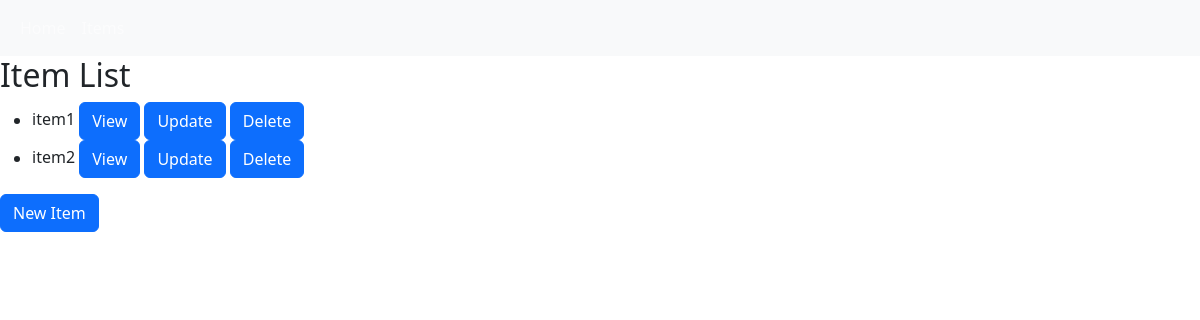
The app's page /items/, older data.
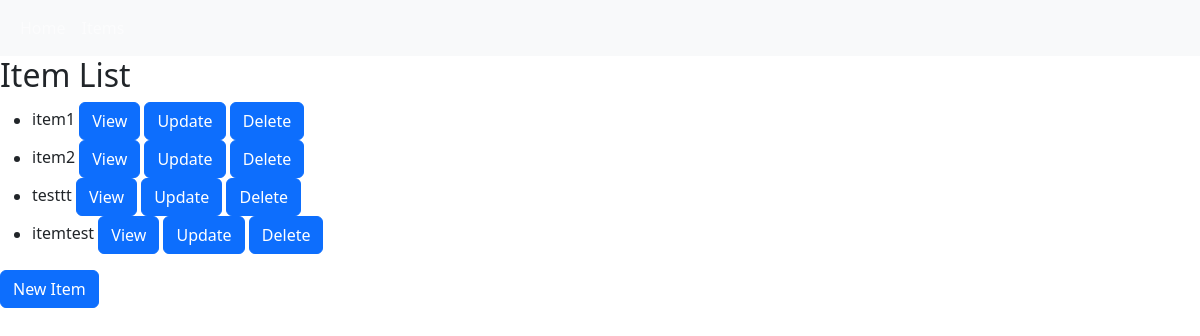
The same page, newer data.
### inventory_app/models.py (models this page shows, shortened)
class Item(models.Model):
    name = models.CharField(max_length = 200)
    description = models.TextField(blank=True)
    serial_number = models.CharField(max_length=100)
    price = models.DecimalField(max_digits=10, decimal_places=2)
    image = models.ImageField(upload_to='uploads/', null=True, blank=True)
    def get_absolute_url(self):
        return reverse('item-detail', args=[str(self.id)])

### inventory_app/views.py (the view)
# urls.py: path('items/', views.ItemListView.as_view(), name='items'),
class ItemListView(generic.ListView):
    model = Item

### inventory_app/templates/inventory_app/item_list.html
{% extends 'inventory_app/base_template.html' %}
{% block content %}
    <h2>Item List</h2>
    {% if item_list %}
        <ul>
            {% for item in item_list %}
                <li>
                    {{ item.name }}
                    <a class="btn btn-primary" href="{{ item.get_absolute_url }}" role="button">View</a>
                    <a class="btn btn-primary" href="{% url 'update_item' item.id %}" role="button">Update</a>
                    <a class="btn btn-primary" href="{% url 'delete_item' item.id %}" role="button">Delete</a>
                </li>
            {% endfor %}
        </ul>
    {% else %}
        <p>No items have been added.</p>
    {% endif %}
    <a class="btn btn-primary" href="{% url 'create_item' %}" role="button">New Item</a>
{% endblock %}

Row changes from the older to the newer data that the page shows:
added Item: name "testtt"
added Item: name "itemtest"
